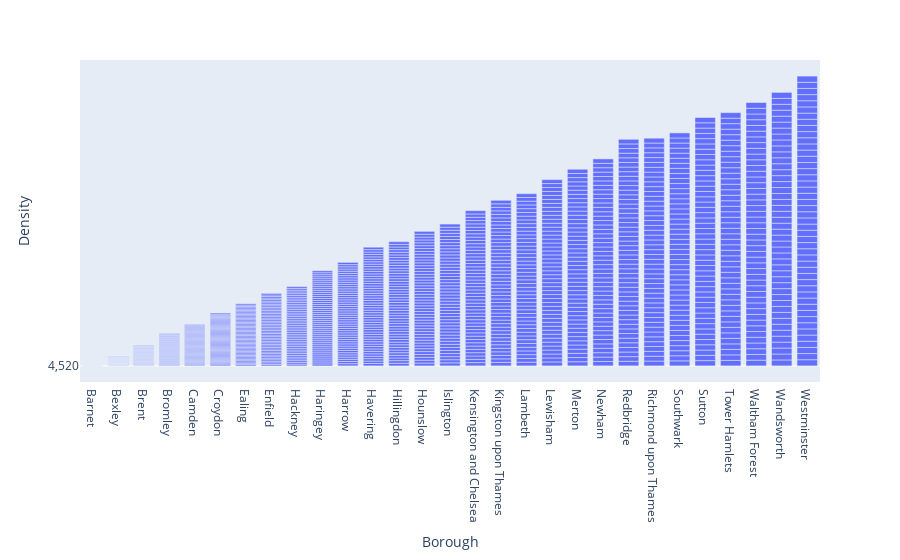

Notebook cell for this chart:
### Code cell
import plotly.express as px
fig = px.bar(df, x=df.Borough , y= df.Density)
fig.show()

### Figure 1 — Plotly figure (JSON) as saved in the notebook; plotly's stock layout.template omitted (floating-point values rounded to 4 significant figures; data arrays with more than 128 entries replaced by an {"elided": "..."} marker saying what was removed)
{"data": [{"alignmentgroup": "True", "hovertemplate": "Borough=%{x}<br>Density=%{y}<extra></extra>", "legendgroup": "", "marker": {"color": "#636efa", "pattern": {"shape": ""}}, "name": "", "offsetgroup": "", "orientation": "v", "showlegend": false, "textposition": "auto", "type": "bar", "x": {"elided": "1361 str values"}, "xaxis": "x", "y": {"elided": "1361 str values"}, "yaxis": "y"}], "layout": {"barmode": "relative", "legend": {"tracegroupgap": 0}, "margin": {"t": 60}, "xaxis": {"anchor": "y", "domain": [0, 1], "title": {"text": "Borough"}}, "yaxis": {"anchor": "x", "domain": [0, 1], "title": {"text": "Density"}}}}
